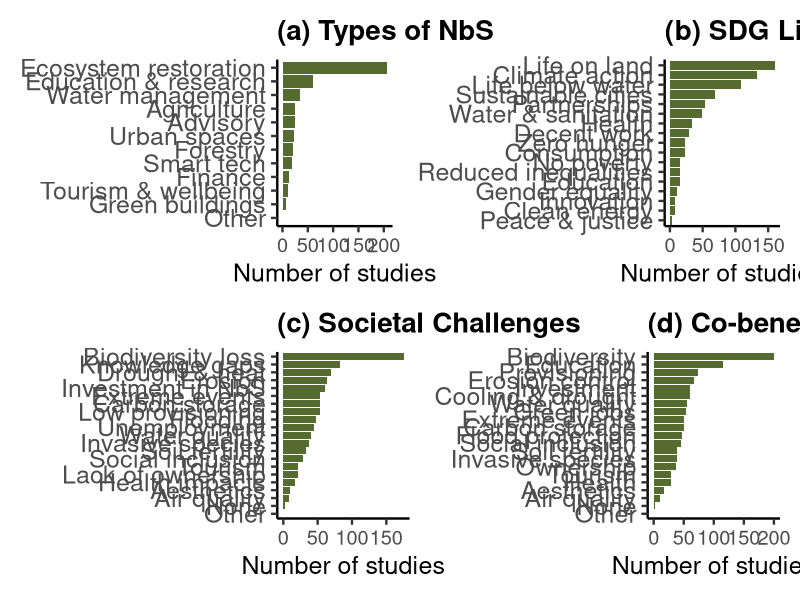
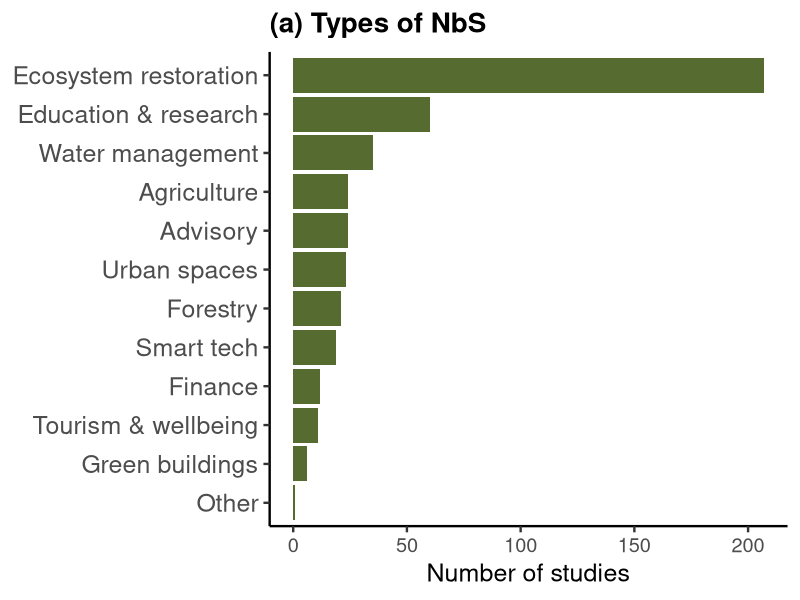
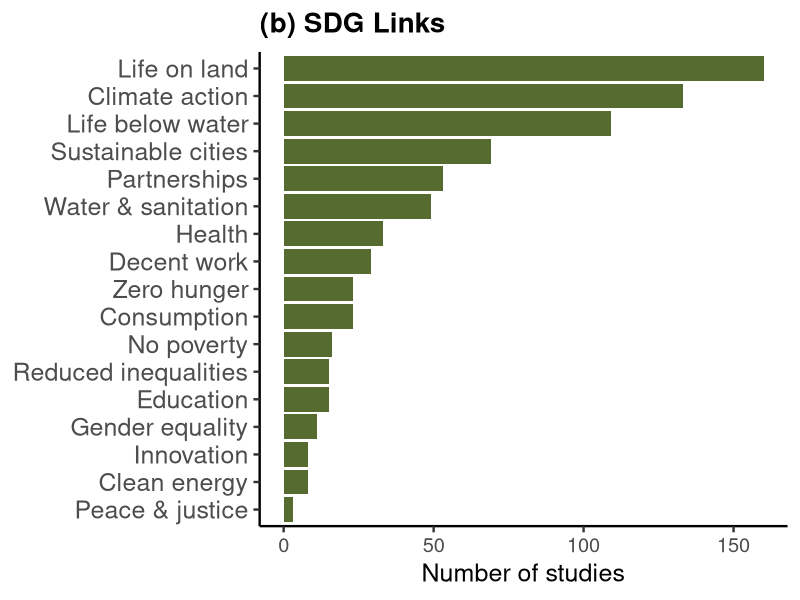
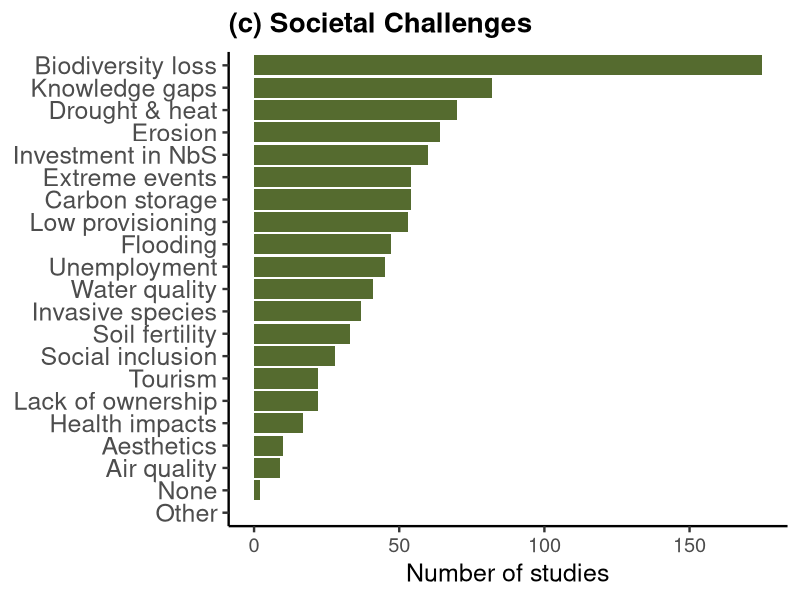
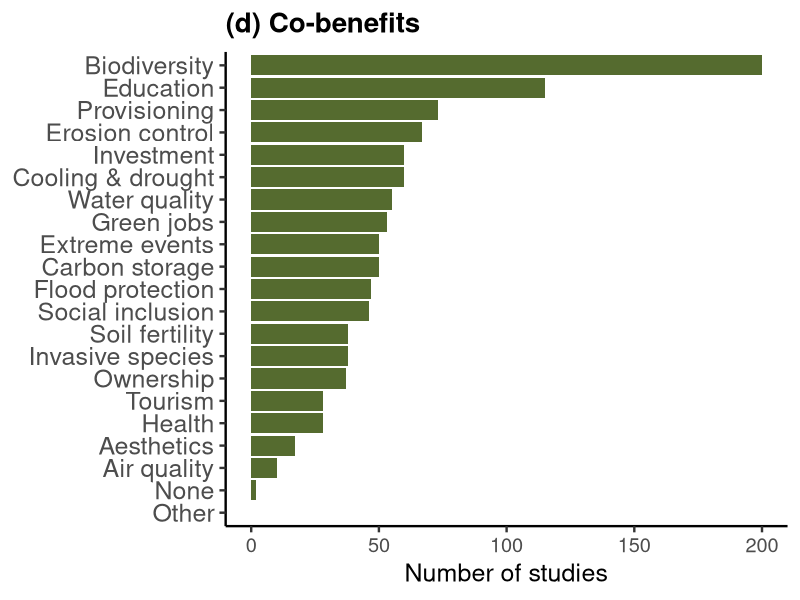

Write the R code that produced these figures, in order.
# Load libraries
library(tibble)
library(ggplot2)
library(patchwork)

# Common Theme
base_text_size <- 18
common_theme <- theme_classic(base_size = base_text_size) +
  theme(
    plot.title = element_text(size = base_text_size + 2, face = "bold"),
    axis.text.y = element_text(size = base_text_size),
    axis.title.x = element_text(size = base_text_size)
  )

# (a) NbS Type 
nbs <- c(
  "Ecosystem restoration", "Green buildings", "Urban spaces", "Water management",
  "Agriculture", "Forestry", "Tourism & wellbeing", "Advisory", "Education & research",
  "Finance", "Smart tech", "Other"
)

nbs_count <- c(207, 6, 23, 35, 24, 21, 11, 24, 60, 12, 19, 1)

nbs_df <- tibble(NbS = nbs, Count = nbs_count)

plot_a <- ggplot(nbs_df, aes(x = reorder(NbS, Count), y = Count)) +
  geom_bar(stat = "identity", fill = "darkolivegreen") +
  coord_flip() +
  labs(title = "(a) Types of NbS", x = NULL, y = "Number of studies") +
  common_theme

# (b) SDGs 
sdg_labels <- c(
  "No poverty", "Zero hunger", "Health", "Education", "Gender equality", "Water & sanitation",
  "Clean energy", "Decent work", "Innovation", "Reduced inequalities", "Sustainable cities",
  "Consumption", "Climate action", "Life below water", "Life on land", "Peace & justice", "Partnerships"
)
sdg_counts <- c(16, 23, 33, 15, 11, 49, 8, 29, 8, 15, 69, 23, 133, 109, 160, 3, 53)

sdg_df <- tibble(SDG = sdg_labels, Count = sdg_counts)

plot_b <- ggplot(sdg_df, aes(x = reorder(SDG, Count), y = Count)) +
  geom_bar(stat = "identity", fill = "darkolivegreen") +
  coord_flip() +
  labs(title = "(b) SDG Links", x = NULL, y = "Number of studies") +
  common_theme

# (c) Societal Challenges 
societal_challenges <- c(
  "Low provisioning", "Flooding", "Extreme events", "Soil fertility", "Erosion", "Air quality",
  "Water quality", "Carbon storage", "Drought & heat", "Biodiversity loss", "Invasive species",
  "Aesthetics", "Tourism", "Unemployment", "Lack of ownership", "Social inclusion",
  "Investment in NbS", "Health impacts", "Knowledge gaps", "None", "Other"
)

societal_counts <- c(
  53, 47, 54, 33, 64, 9, 41, 54, 70, 175, 37, 10, 22, 45, 22, 28, 60, 17, 82, 2, 0
)

societal_df <- tibble(Challenge = societal_challenges, Count = societal_counts)

plot_c <- ggplot(societal_df, aes(x = reorder(Challenge, Count), y = Count)) +
  geom_bar(stat = "identity", fill = "darkolivegreen") +
  coord_flip() +
  labs(title = "(c) Societal Challenges", x = NULL, y = "Number of studies") +
  common_theme

# (d) Co-benefits
co_benefits <- c(
  "Provisioning", "Flood protection", "Extreme events", "Soil fertility", "Erosion control",
  "Air quality", "Water quality", "Carbon storage", "Cooling & drought", "Biodiversity",
  "Invasive species", "Aesthetics", "Tourism", "Green jobs", "Ownership", "Social inclusion",
  "Investment", "Health", "Education", "None", "Other"
)

co_counts <- c(
  73, 47, 50, 38, 67, 10, 55, 50, 60, 200, 38, 17, 28, 53, 37, 46, 60, 28, 115, 2, 0
)

cobenefit_df <- tibble(CoBenefit = co_benefits, Count = co_counts)

plot_d <- ggplot(cobenefit_df, aes(x = reorder(CoBenefit, Count), y = Count)) +
  geom_bar(stat = "identity", fill = "darkolivegreen") +
  coord_flip() +
  labs(title = "(d) Co-benefits", x = NULL, y = "Number of studies") +
  common_theme

#  Combine All with Patchwork
combined_plot3 <- (plot_a | plot_b) / (plot_c | plot_d)

# Save Final Figure
#ggsave(
 # filename = "nbs_4plots_2x2_readable.png",
  #plot = combined_plot3,
  #dpi = 300,
  #width = 22,   # wider to fit long y-axis labels
  #height = 18,  # enough vertical space for two rows
  #units = "in"
#)
